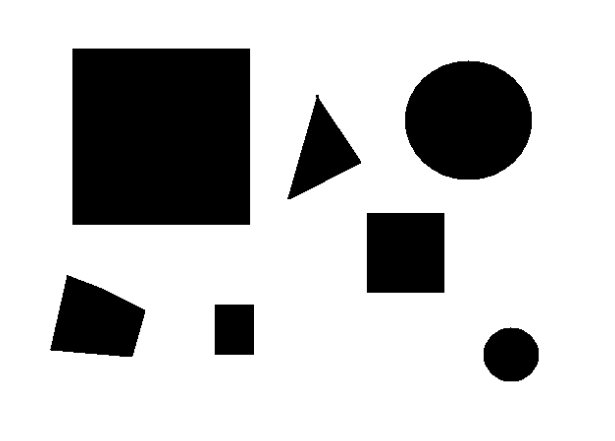
#> input picture imagens/image.png, 615 x 441 px
$ python operacoes2.py
#> lines starting #> are read from the running program, lines starting #| are printed output that depends on the picture
import cv2
import numpy as np

def ajustar_tamanho(imagem1, imagem2):
    largura = max(imagem1.shape[0], imagem2.shape[0])
    altura = max(imagem1.shape[1], imagem2.shape[1])

    nova_imagem1 = np.zeros((largura, altura, 3), dtype=np.uint8)
    nova_imagem2 = np.zeros((largura, altura, 3), dtype=np.uint8)

    nova_imagem1[:imagem1.shape[0], :imagem1.shape[1]] = imagem1
    nova_imagem2[:imagem2.shape[0], :imagem2.shape[1]] = imagem2

    return nova_imagem1, nova_imagem2

def adicao(imagem01, imagem02):
#> called with imagem01 = './imagens/image.png', imagem02 = './imagens/imgBinaria.png'
    imagem1 = cv2.imread(imagem01)
#> imagem1 is the input picture: shape (441, 615, 3); min 0, max 255, mean 196.3
    imagem2 = cv2.imread(imagem02)
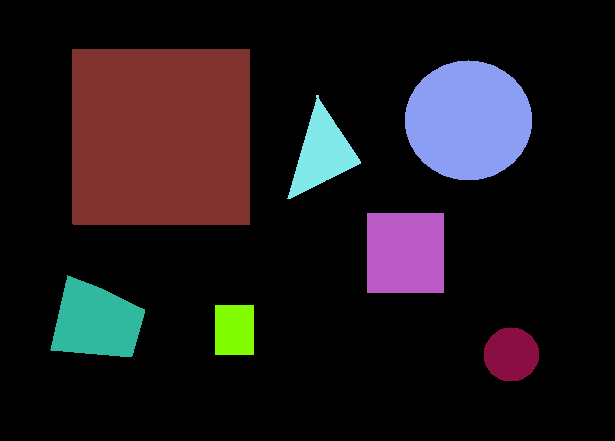
#> input picture imagens/imgBinaria.png, 615 x 441 px
#> imagem2 is the input picture: shape (441, 615, 3); mean B, G, R 27.1, 23.2, 29.8

    imagem1, imagem2 = ajustar_tamanho(imagem1, imagem2)

    novaImagem = cv2.add(imagem1, imagem2)
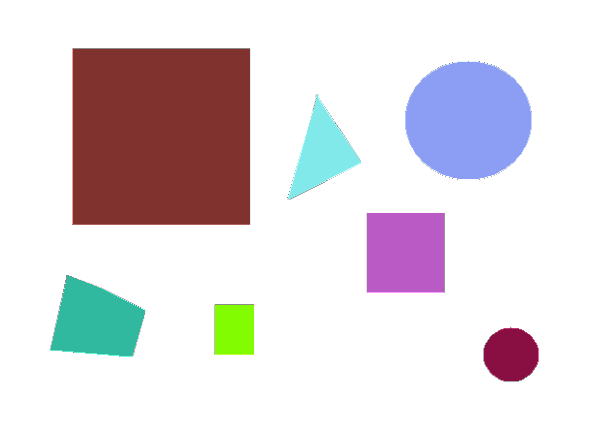
#> novaImagem: shape (441, 615, 3); mean B, G, R 223.3, 219.5, 226.2

    cv2.imwrite('resultadoSoma.png', novaImagem)

def subtracao(imagem01, imagem02):
#> called with imagem01 = './imagens/image.png', imagem02 = './imagens/imgBinaria.png'
    imagem1 = cv2.imread(imagem01)
    imagem2 = cv2.imread(imagem02)

    imagem1, imagem2 = ajustar_tamanho(imagem1, imagem2)

    novaImagem = cv2.subtract(imagem1, imagem2)

    cv2.imwrite('resultadoSubtracao.png', novaImagem)

# Chamada das funções
adicao('./imagens/image.png', './imagens/imgBinaria.png')
subtracao('./imagens/image.png', './imagens/imgBinaria.png')
